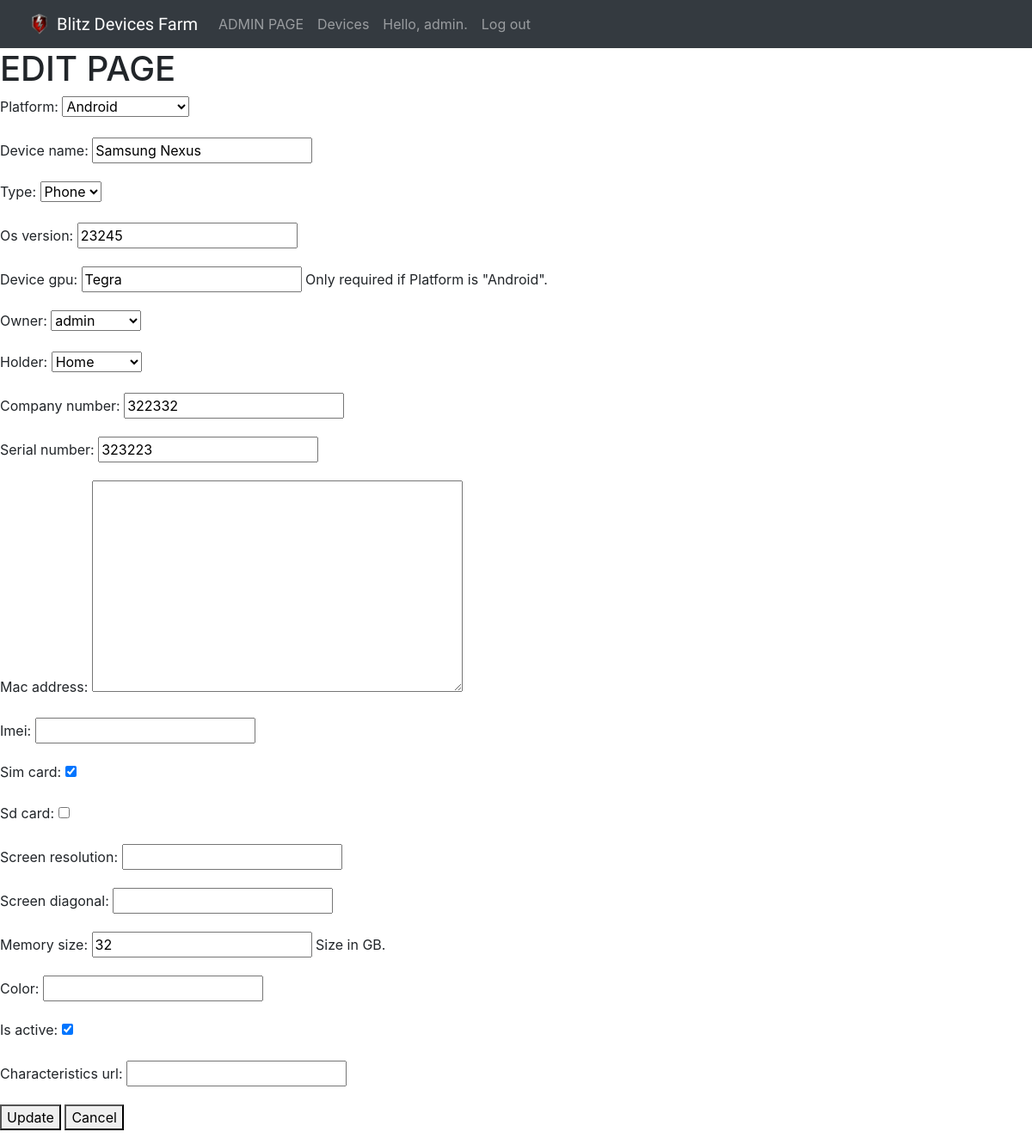
/2/edit (signed in), run on an earlier commit of the app's database.
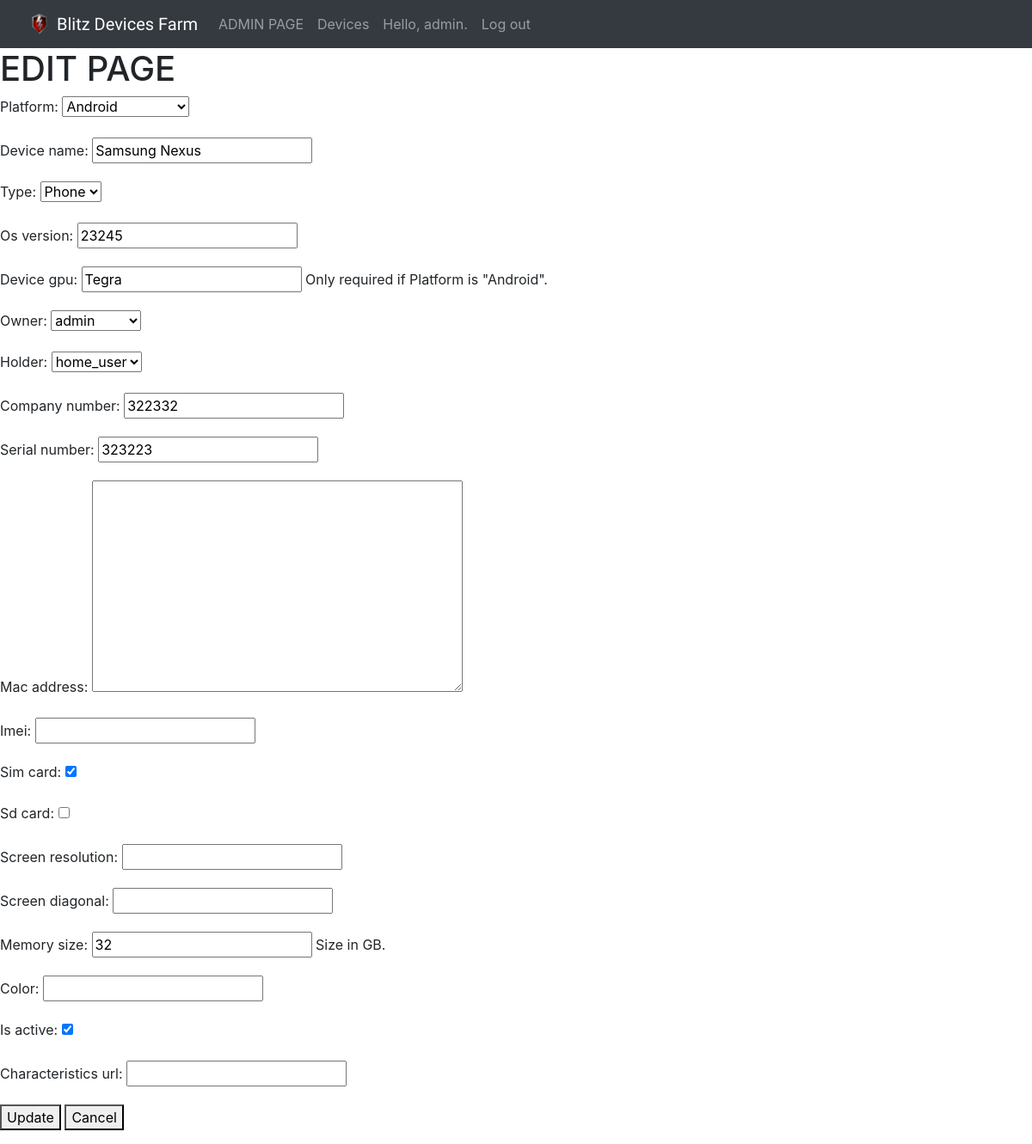
And on a later commit of the database.
### devices_farm/models.py (models this page shows, shortened)
class Device(models.Model):
    objects = models.Manager()
    ANDROID = 'Android'
    IOS = 'iOS'
    WIN_MOBILE = 'Windows Mobile'
    PLATFORMS = (
        (IOS, IOS),
        (ANDROID, ANDROID),
        (WIN_MOBILE, WIN_MOBILE)
    )
    device_platform = models.CharField(
        name='platform',
        max_length=20,
        choices=PLATFORMS,
    )
    device_name = models.CharField(
        max_length=20,
    )
    PHONE = 'Phone'
    TABLET = 'Tablet'
    TYPES = (
        (PHONE, PHONE),
        (TABLET, TABLET),
    )
    device_type = models.CharField(
        name='type',
        max_length=20,
        choices=TYPES,
        default=PHONE,
    )
    os_version = models.CharField(
        max_length=10,
        default=None,
    )
    device_gpu = models.CharField(
        max_length=20,
        blank=True,
        help_text='Only required if Platform is "Android".',
    )
    device_owner = models.ForeignKey(
        User,
        name='owner',
        on_delete=models.SET_NULL,
        null=True,
        related_name='user_owner'
    )
    current_holder = models.ForeignKey(
        User,
        name='holder',
        on_delete=models.SET_NULL,
        null=True,
        related_name='user_holder'
    )
    company_number = models.CharField(
        max_length=20,
        blank=True,
        default='',
    )
    serial_number = models.CharField(
        max_length=20,
    )
    mac_address = MACAddressField(
        null=True,
        blank=True,
        integer=False,
        default='',
    )
    imei_number = models.CharField(
        name='imei',
        max_length=20,
        blank=True,
        default='',
    )
    sim_card = models.BooleanField(
        default=True,
    )
    sd_card = models.BooleanField(
        default=False,
    )
    screen_resolution = models.CharField(
        max_length=20,
        blank=True,
        default='',
    )
    screen_diagonal = models.CharField(
        max_length=20,
        blank=True,
        default='',
    )
    memory_size = models.IntegerField(
        help_text='Size in GB.',
    )
    device_color = models.CharField(
        name='color',
        max_length=20,
        blank=True,
        default='',
    )
    is_active = models.BooleanField(
        default=True,
    )
    characteristics_url = models.URLField(
        default='',
        blank=True,
    )
    class Meta:
        ordering = ['platform', 'type', 'device_name']

### devices_farm/views.py (the view)
# urls.py: url(r'^(?P<pk>\d+)/edit$', views.DeviceUpdate.as_view(), name='edit-device'),
class DeviceUpdate(UpdateView):
    model = Device
    fields = '__all__'
    template_name = 'devices_farm/edit_device.html'
    @method_decorator(login_required)
    def dispatch(self, request, *args, **kwargs):
        return super(DeviceUpdate, self).dispatch(request, *args, **kwargs)

### users/models.py (called while the page is built)
    def __str__(self):
        return self.username

### devices_farm/templates/devices_farm/edit_device.html (shortened to what this page needs)
{% extends "devices_farm/base.html" %}
{% block content %}
    <h1>EDIT PAGE</h1>
    <form method="post" action="{% url 'devices_farm:edit-device' device.pk %}">
        {{ form.as_p }}
        <button name="Submit">Update</button>
        <a href="{% url 'devices_farm:device' device.pk %}">
            <button name="Cancel">
                Cancel
            </button>
        </a>
    </form>
{% endblock content %}

What changed in the data, as far as the page shows it:
changed Device "Android": holder "Home" → "home_user"
